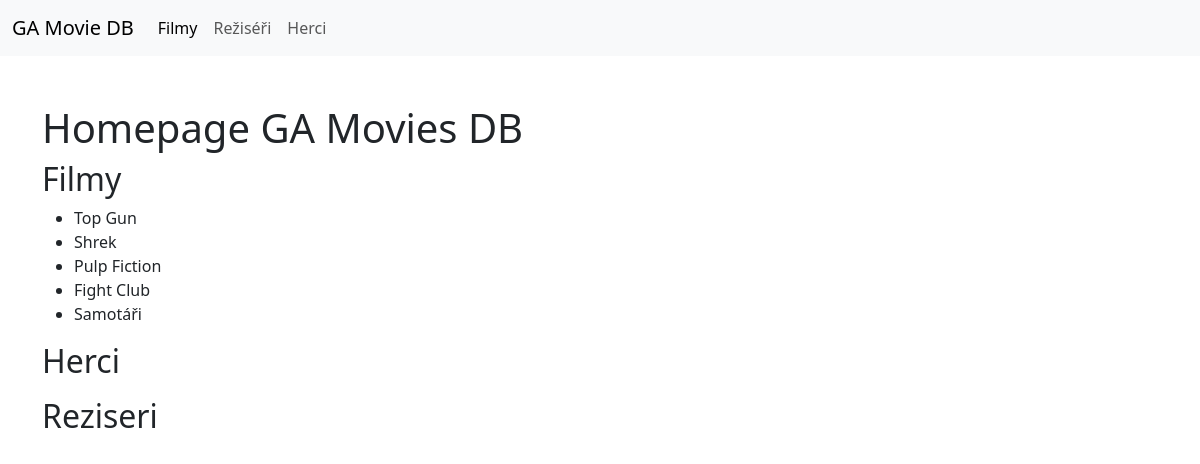
Before: / with the older database file.
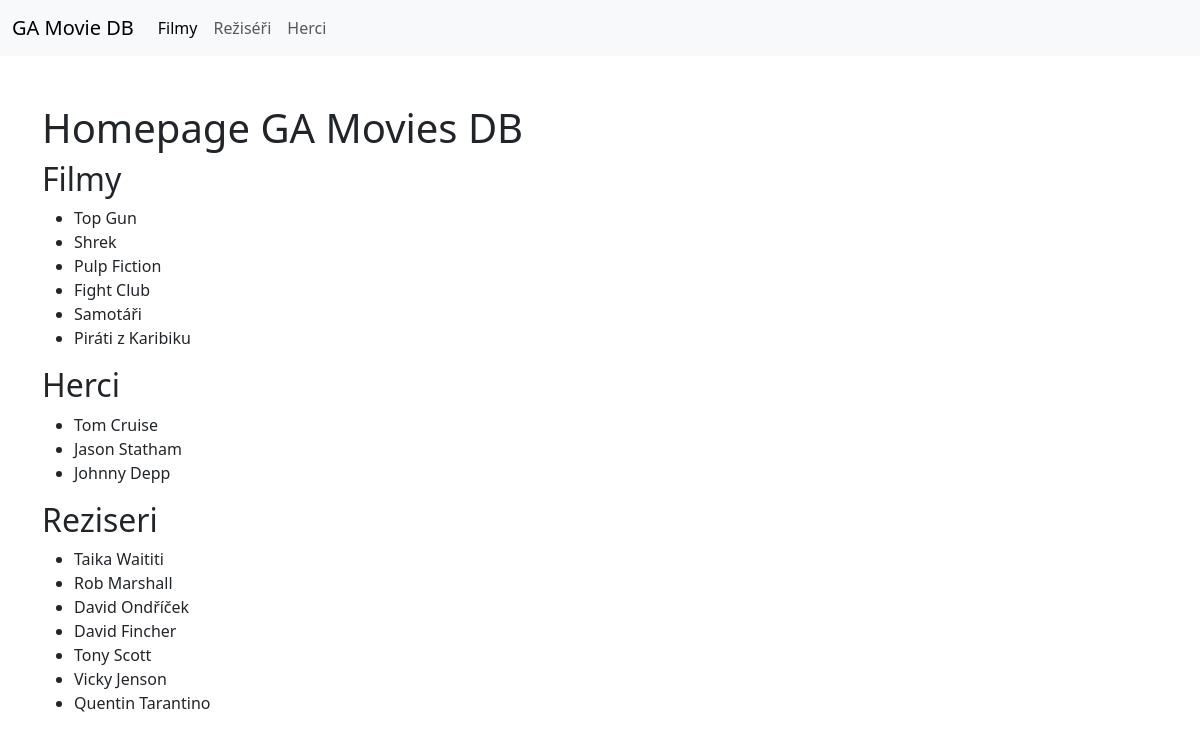
After: the same page with the newer database file.
### films/models.py (models this page shows, shortened)
class Movie(models.Model):
    name = models.CharField(max_length=200)
    slug = models.SlugField()
    image_url = models.CharField(max_length=255, blank=True, null=True)
    year = models.IntegerField(blank=True, null=True)
    avg_rating = models.FloatField(blank=True, null=True)
    description = models.TextField(blank=True)
    director = models.ForeignKey('Director', blank=True, null=True, on_delete=models.SET_NULL)
    genres = models.ManyToManyField('Genre', blank=True, null=True)

class Actor(models.Model):
    name = models.CharField(max_length=255)
    birth_year = models.IntegerField(blank=True, null=True)
    slug = models.SlugField()
    photo_url = models.CharField(max_length=255, blank=True, null=True)
    description = models.TextField(blank=True, null=True)

class Director(models.Model):
    name = models.CharField(max_length=255)
    slug = models.SlugField()
    birth_year = models.IntegerField(blank=True, null=True)

### films/views.py (the view)
# urls.py: path('', homepage, name="homepage")
def homepage(request):
    context = {
        "movies": Movie.objects.all(),
        "actors": Actor.objects.all(),
        "directors": Director.objects.all(),
        "genres": Genre.objects.all(),
    }
    return render(request, 'homepage.html', context)

### films/templates/homepage.html
{% extends 'main.html' %}
{% block content %}
<h1>Homepage GA Movies DB</h1>
<h2>Filmy</h2>
<ul>
    {% for movie in movies %}
        <li>{{movie.name}}</li>
    {% endfor %}
</ul>
<h2>Herci</h2>
<ul>
    {% for actor in actors %}
        <li>{{actor.name}}</li>
    {% endfor %}
</ul>
<h2>Reziseri</h2>
<ul>
    {% for director in directors %}
        <li>{{director.name}}</li>
    {% endfor %}
</ul>
{% endblock %}

Changed rows visible on the page:
added Movie: name "Piráti z Karibiku"
added Actor: name "Tom Cruise"
added Actor: name "Jason Statham"
added Actor: name "Johnny Depp"
added Director: name "Taika Waititi"
added Director: name "Rob Marshall"
added Director: name "David Ondříček"
added Director: name "David Fincher"
added Director: name "Tony Scott"
added Director: name "Vicky Jenson"
added Director: name "Quentin Tarantino"
